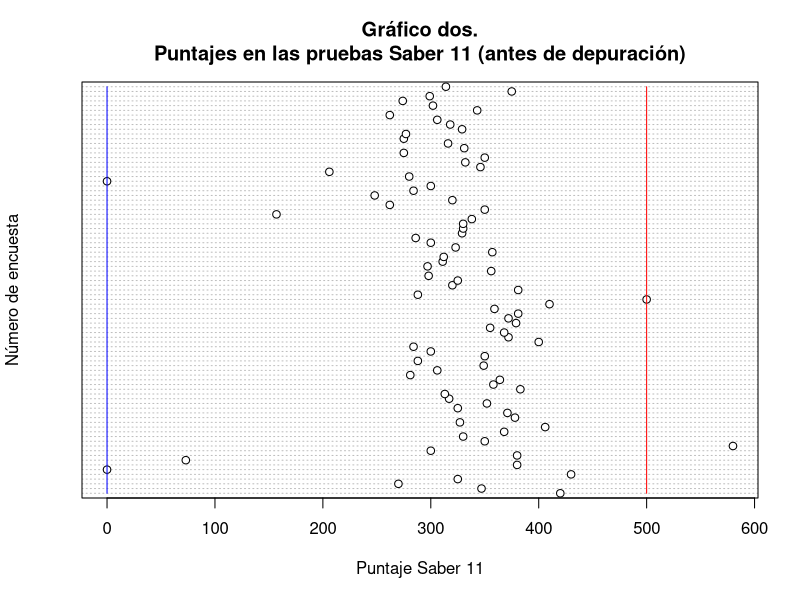
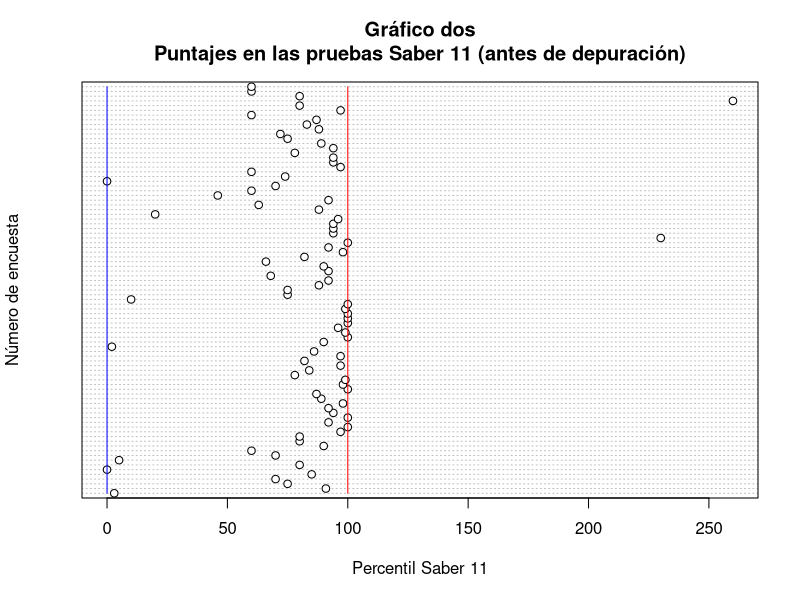
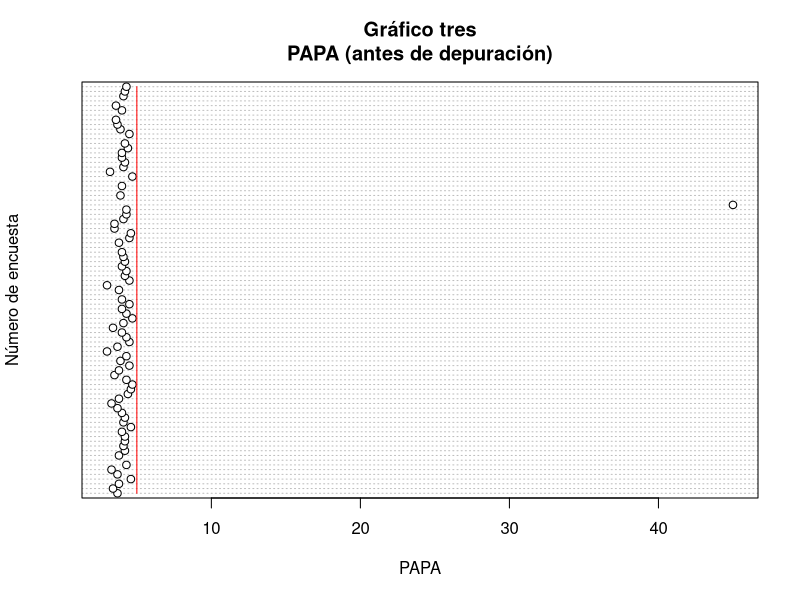

Here is the R script that generated these plots, in order:
## ---- chunk 1
knitr::opts_chunk$set(echo = TRUE)
## ---- chunk 2
library(tidyverse)
## ---- chunk 3
encuesta <- read.csv("encuesta1.csv")
## ---- chunk 4
glimpse(encuesta)
## ---- chunk 5
encuesta <- encuesta %>% 
  mutate_if(is.character, as.factor)
## ---- chunk 6
glimpse(encuesta)
## ---- chunk 7
# Para GÉNERO
summary(encuesta$Q01_Genero)
# ¡Okay!
## ---- chunk 8
# Modificación del formato de la variable FECHA DE NACIMIENTO
encuesta <- encuesta %>% 
  mutate(Q02_FechaNac = as.Date(as.character(Q02_FechaNac), "%Y-%m-%d"))
## ---- chunk 9
summary(encuesta$Q02_FechaNac)
## ---- chunk 10
# Creación de la variable EDAD
# Cálculo de la edad al 2021-FEB-26
encuesta <- encuesta %>% 
  mutate(Edad = as.numeric(as.Date("2021-02-26") - Q02_FechaNac)/365.25)
encuesta$Edad <- round(encuesta$Edad, 2)
## ---- chunk 11
# Creación de la variable TIEMPO EMPLEADO
# Conversión a fecha-hora
encuesta <- encuesta %>% 
  mutate(fecha_entrega = 
           as.POSIXct(strptime(Enviado.el., format = "%d/%m/%Y %H:%M:%S")),
         tiempo_usado = as.integer(format(fecha_entrega, "%M")) +
                        as.integer(format(fecha_entrega, "%S")) / 60  - 30)
## ---- chunk 12
#Cambio de nombre de los pregrados  
encuesta$Q03_Carrera <- as.character(encuesta$Q03_Carrera)
encuesta$Q03_Carrera[encuesta$Q03_Carrera == '1 : MatemÃ¡ticas'] <- 'Matemáticas'
encuesta$Q03_Carrera[encuesta$Q03_Carrera == '2 : IngenierÃa de sistemas e informÃ¡tica'] <- 'Ingenierías de sistemas e informática'
encuesta$Q03_Carrera[encuesta$Q03_Carrera == '3 : EstadÃstica'] <- 'Estadística'
encuesta$Q03_Carrera[encuesta$Q03_Carrera == '4 : IngenierÃa administrativa'] <- 'Ingeniería administrativa'
encuesta$Q03_Carrera[encuesta$Q03_Carrera == '5 : IngenierÃa fÃsica'] <- 'Ingeniería física'
encuesta$Q03_Carrera[encuesta$Q03_Carrera == '6 : IngenierÃa industrial'] <- 'Ingeniería industrial'
encuesta$Q03_Carrera[encuesta$Q03_Carrera == '7 : Otra'] <- 'Otra'
encuesta$Q03_Carrera <- as.factor(encuesta$Q03_Carrera)
levels(encuesta$Q03_Carrera)
summary(encuesta$Q03_Carrera)

## ---- chunk 13
summary(encuesta$Q04_Semestre)
## ---- chunk 14
encuesta <- encuesta %>%
  mutate(V51_Avance_Semestre = Q04_Semestre * 10)
## ---- chunk 15
summary(encuesta$Q05_Saber11)
## ---- chunk 16
dotchart(encuesta$Q05_Saber11, xlab="Puntaje Saber 11", ylab="Número de encuesta")
title(main = "Gráfico dos.
Puntajes en las pruebas Saber 11 (antes de depuración)")
lines(rep(500,nrow(encuesta)),1:nrow(encuesta),col = "red")
lines(rep(0,nrow(encuesta)),1:nrow(encuesta),col = "blue")
## ---- chunk 17
encuesta %>% 
  filter(encuesta$Q05_Saber11 == 0 | encuesta$Q05_Saber11 > 500)
## ---- chunk 18
# Imputaciones
encuesta$Q05_Saber11[encuesta$Q05_Saber11 == 580 & !is.na(encuesta$Q05_Saber11)] <- NA
encuesta[6, 7] <- NA
## ---- chunk 19
dotchart(encuesta$Q06_PercentilSaber11, xlab="Percentil Saber 11", ylab="Número de encuesta")
title(main = "Gráfico dos
Puntajes en las pruebas Saber 11 (antes de depuración)")
lines(rep(100,nrow(encuesta)),1:nrow(encuesta),col = "red")
lines(rep(0,nrow(encuesta)),1:nrow(encuesta),col = "blue")
## ---- chunk 20
encuesta %>% 
  filter(Q06_PercentilSaber11 > 100)
## ---- chunk 21
encuesta$Q06_PercentilSaber11[encuesta$Q06_PercentilSaber11 == 230 & !is.na(encuesta$Q06_PercentilSaber11)] <- 100-230/10
encuesta[84, 8] <- NA
## ---- chunk 22
encuesta$Q07_FechaSaber11[encuesta$Q07_FechaSaber11 == ("2021-08-08") & !is.na(encuesta$Q07_FechaSaber11)] <- NA
## ---- chunk 23
dotchart(encuesta$Q08_PAPA, xlab = "PAPA", ylab = "Número de encuesta")
title(main = "Gráfico tres
PAPA (antes de depuración)")
lines(rep(5,nrow(encuesta)),1:nrow(encuesta),col = "red")
## ---- chunk 24
encuesta %>% 
  filter(Q08_PAPA > 5)
## ---- chunk 25
encuesta$Q08_PAPA[encuesta$Q08_PAPA == 45 & !is.na(encuesta$Q08_PAPA)] <- 4.5
## ---- chunk 26
# Vivienda en el ÁREA METROPOLITANA
summary(encuesta$Q09_EnAreaMetropolitana)
## ---- chunk 27
encuesta$Q10_Estrato <- as.character(encuesta$Q10_Estrato)
encuesta$Q10_Estrato[encuesta$Q10_Estrato == '2 : 1'] <- '1'
encuesta$Q10_Estrato[encuesta$Q10_Estrato == '3 : 2'] <- '2'
encuesta$Q10_Estrato[encuesta$Q10_Estrato == '4 : 3'] <- '3'
encuesta$Q10_Estrato[encuesta$Q10_Estrato == '5 : 4'] <- '4'
encuesta$Q10_Estrato[encuesta$Q10_Estrato == '6 : 5'] <- '5'
encuesta$Q10_Estrato[encuesta$Q10_Estrato == '8 : No se conoce'] <- 'No se conoce'
encuesta$Q10_Estrato <- as.factor(encuesta$Q10_Estrato)
levels(encuesta$Q10_Estrato)
summary(encuesta$Q10_Estrato)
## ---- chunk 28
# Instalación de R
summary(encuesta$Q11_R)
## ---- chunk 29
# Instalación de R Studio
summary(encuesta$Q12_RStudio)
## ---- chunk 30
summary(encuesta$Q13_NoRoRStudio)
## ---- chunk 31
summary(encuesta$Q14_RecursosInformaticos..Internet.de.cable.propio)
is.na(encuesta$Q14_RecursosInformaticos..Internet.de.cable.propio)
## ---- chunk 32
summary(encuesta$Q14_RecursosInformaticos..Celular.sin.datos)
is.na(encuesta$Q14_RecursosInformaticos..Celular.sin.datos)
## ---- chunk 33
summary(encuesta$Q14_RecursosInformaticos..Wifi.propio)
is.na(encuesta$Q14_RecursosInformaticos..Wifi.propio)
## ---- chunk 34
summary(encuesta$Q14_RecursosInformaticos..Computador.de.escritorio.ni.propio.ni.exclusivo)
is.na(encuesta$Q14_RecursosInformaticos..Computador.de.escritorio.ni.propio.ni.exclusivo)
## ---- chunk 35
summary(encuesta$Q14_RecursosInformaticos..Celular.con.datos)
is.na(encuesta$Q14_RecursosInformaticos..Celular.con.datos)
## ---- chunk 36
summary(encuesta$Q14_RecursosInformaticos..Internet.de.cable.no.propio)
is.na(encuesta$Q14_RecursosInformaticos..Internet.de.cable.no.propio)
## ---- chunk 37
summary(encuesta$Q14_RecursosInformaticos..Wifi.no.propio)
is.na(encuesta$Q14_RecursosInformaticos..Wifi.no.propio)
## ---- chunk 38
summary(encuesta$Q14_RecursosInformaticos..PortÃ.til.propio)
is.na(encuesta$Q14_RecursosInformaticos..PortÃ.til.propio)
## ---- chunk 39
summary(encuesta$Q14_RecursosInformaticos..PortÃ.til.no.propio)
is.na(encuesta$Q14_RecursosInformaticos..PortÃ.til.no.propio)
## ---- chunk 40
summary(encuesta$Q14_RecursosInformaticos..Computador.de.escritorio.propio.y.exclusivo)
is.na(encuesta$Q14_RecursosInformaticos..Computador.de.escritorio.propio.y.exclusivo)
## ---- chunk 41
summary(encuesta$Q14_RecursosInformaticos..Computador.de.escritorio.no.propio.pero.exclusivo)
is.na(encuesta$Q14_RecursosInformaticos..Computador.de.escritorio.no.propio.pero.exclusivo)
## ---- chunk 42
summary(encuesta$Q14_RecursosInformaticos..Computador.propio..pero.no.exclusivo)
is.na(encuesta$Q14_RecursosInformaticos..Computador.propio..pero.no.exclusivo)
## ---- chunk 43
summary(encuesta$Q15_Alunizaje)
is.na(encuesta$Q15_Alunizaje)
## ---- chunk 44
summary(encuesta$Q16_EspionajeInternet)
is.na(encuesta$Q16_EspionajeInternet)
## ---- chunk 45
summary(encuesta$Q17_Experimentos)
is.na(encuesta$Q17_Experimentos)
## ---- chunk 46
summary(encuesta$Q18_Vacunas)
is.na(encuesta$Q18_Vacunas)
## ---- chunk 47
summary(encuesta$Q19_EvidenciaFalsa)
is.na(encuesta$Q19_EvidenciaFalsa)
## ---- chunk 48
summary(encuesta$Q20_RafagasSolares)
is.na(encuesta$Q20_RafagasSolares)
## ---- chunk 49
summary(encuesta$Q21_TierraHueca)
is.na(encuesta$Q21_TierraHueca)
## ---- chunk 50
summary(encuesta$Q22_alienigenas)
is.na(encuesta$Q22_alienigenas)
## ---- chunk 51
summary(encuesta$Q23_CambioClimatico)
is.na(encuesta$Q23_CambioClimatico)
## ---- chunk 52
encuesta$Q24_area <- as.character(encuesta$Q24_area)
encuesta$Q24_area[encuesta$Q24_area == '1 : 7.5*pi'] <- '7.5*pi'
encuesta$Q24_area[encuesta$Q24_area == '2 : 6*pi'] <- '6*pi'
encuesta$Q24_area[encuesta$Q24_area == '3 : 4.5*pi'] <- '4.5*pi'
encuesta$Q24_area[encuesta$Q24_area == '4 : 4*pi'] <- '4*pi'
encuesta$Q24_area[encuesta$Q24_area == '5 : 3*pi'] <- '3*pi'
encuesta$Q24_area[encuesta$Q24_area == '6 : Ninguna de las anteriores'] <- 'Ninguna de las anteriores'
encuesta$Q24_area <- as.factor(encuesta$Q24_area)
levels(encuesta$Q24_area)
summary(encuesta$Q24_area)
## ---- chunk 53
summary(encuesta$Q25_PorcentArea)
## ---- chunk 54
encuesta %>%
  filter(encuesta$Q25_PorcentArea < 1)
## ---- chunk 55
encuesta$Q25_PorcentArea[encuesta$Q25_PorcentArea < 1 & !is.na(encuesta$Q25_PorcentArea)] <- 10
## ---- chunk 56
summary(encuesta$Q27_PorcentDivisor)
## ---- chunk 57
encuesta %>%
  filter(encuesta$Q27 < 1)
## ---- chunk 58
encuesta$Q27_PorcentDivisor[encuesta$Q27_PorcentDivisor < 1 & !is.na(encuesta$Q27_PorcentDivisor)] <- 50
